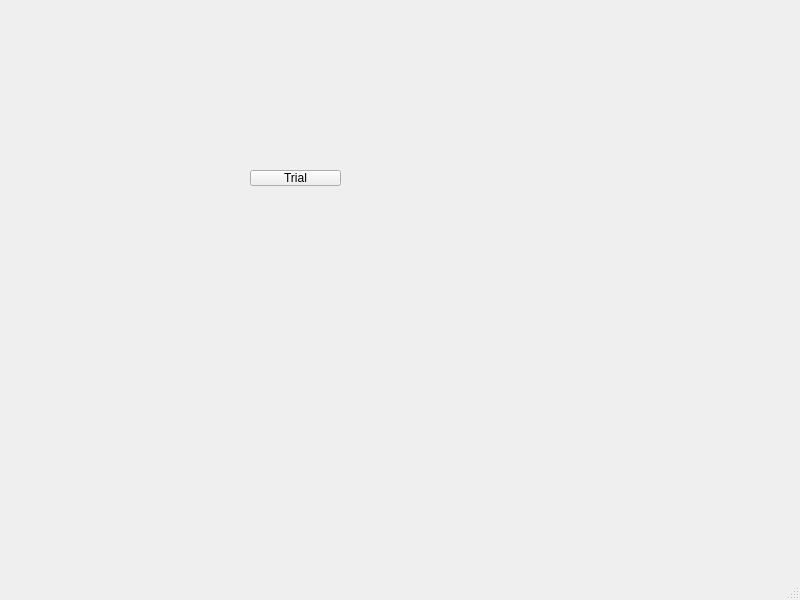
<?xml version="1.0" encoding="UTF-8"?>
<ui version="4.0">
 <class>MainWindow</class>
 <widget class="QMainWindow" name="MainWindow">
  <property name="geometry">
   <rect>
    <x>0</x>
    <y>0</y>
    <width>800</width>
    <height>600</height>
   </rect>
  </property>
  <property name="windowTitle">
   <string>MainWindow</string>
  </property>
  <widget class="QWidget" name="centralwidget">
   <widget class="QPushButton" name="pushButton">
    <property name="geometry">
     <rect>
      <x>250</x>
      <y>170</y>
      <width>91</width>
      <height>16</height>
     </rect>
    </property>
    <property name="text">
     <string>Trial</string>
    </property>
   </widget>
  </widget>
  <widget class="QMenuBar" name="menubar">
   <property name="geometry">
    <rect>
     <x>0</x>
     <y>0</y>
     <width>800</width>
     <height>18</height>
    </rect>
   </property>
  </widget>
  <widget class="QStatusBar" name="statusbar"/>
 </widget>
 <resources/>
 <connections/>
</ui>
